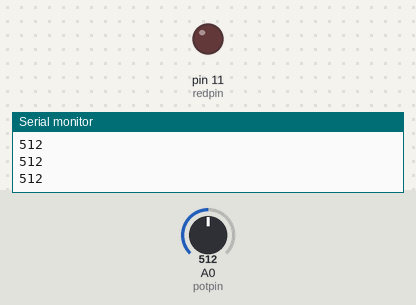
Bench run of a sketch on a simulated Arduino Uno, built with avr-gcc and run on an emulated ATmega328P. Parts: output pins drawn as LEDs (lit = HIGH), the last lines printed to the serial monitor. The test bench sets the inputs (shaded band); at power-on: A0 (potpin) = 512.

Above: at 1.2 s.
1.3 s: A0 (potpin) set to 983
2.8 s: A0 (potpin) set to 1017
At 3.4 s:
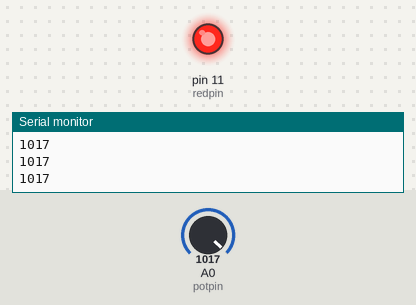
4.3 s: A0 (potpin) set to 990
At 4.9 s:
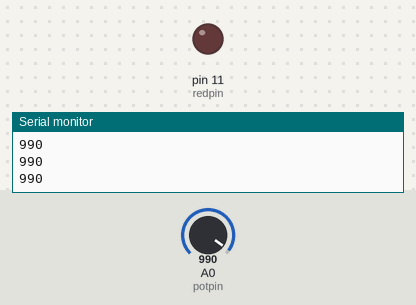
6.1 s: A0 (potpin) set to 1010
At 7.0 s:
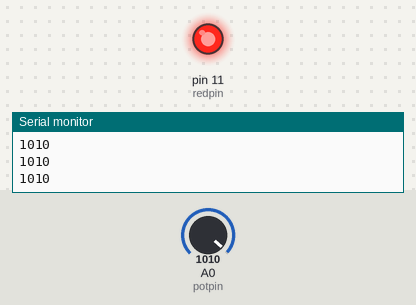
Timing chart, 0 to 8.6 s (numbered marks = the images above; inputs shaded):
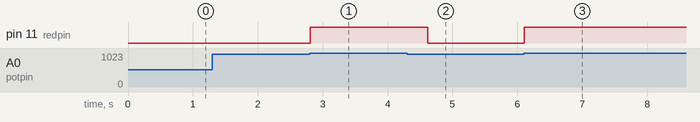

The sketch:

aula_17_whileloop.ino
```cpp
int Potval;
int redpin = 11;
int potpin = A0;
int dt = 200;
void setup()
{
  pinMode(redpin, OUTPUT);
  pinMode(potpin, INPUT);
  Serial.begin(9600);
}

void loop()
{
  Potval = analogRead(potpin);
  Serial.println(Potval);
  while (Potval > 1000){
   digitalWrite(redpin, HIGH);
   Potval = analogRead(potpin);
   Serial.println(Potval);
   delay(dt);
  }
  digitalWrite(redpin, LOW);
}
```

Measured:
- the behaviour switches between 1000 and 1001 on A0 (potpin) (found by bisection; images 0 and 1)
- after the input at 2.8 s, pin 11 (redpin): LOW → HIGH at once
- after the input at 4.3 s, pin 11 (redpin): HIGH → LOW after 0.32 s
- after the input at 6.1 s, pin 11 (redpin): LOW → HIGH at once
